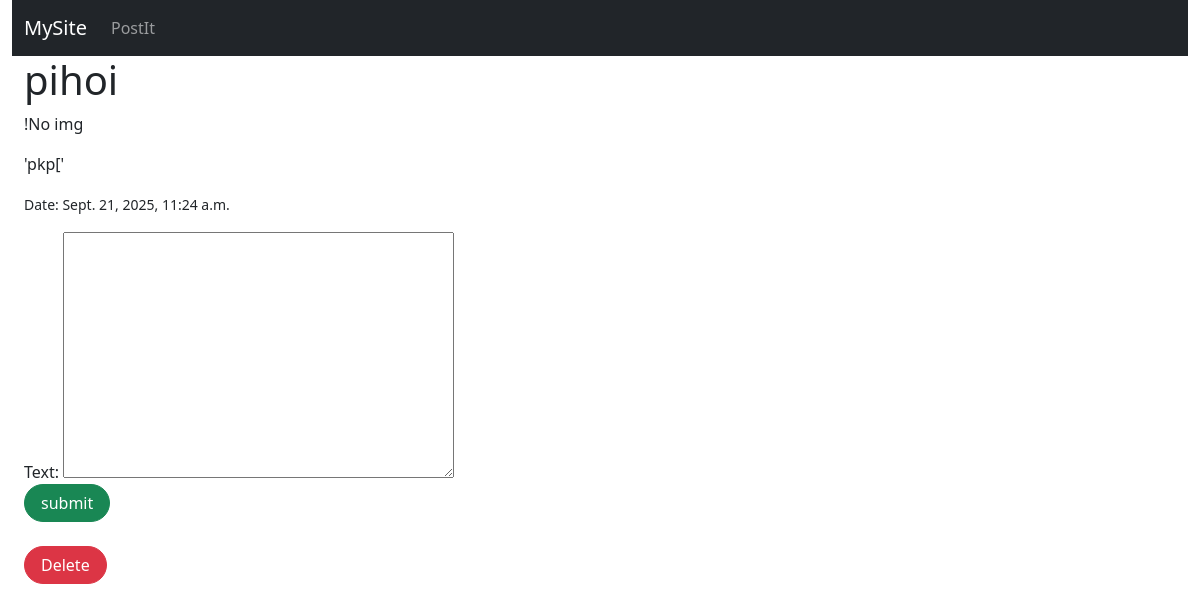
Page /article/1/ (signed in) on the earlier database version.
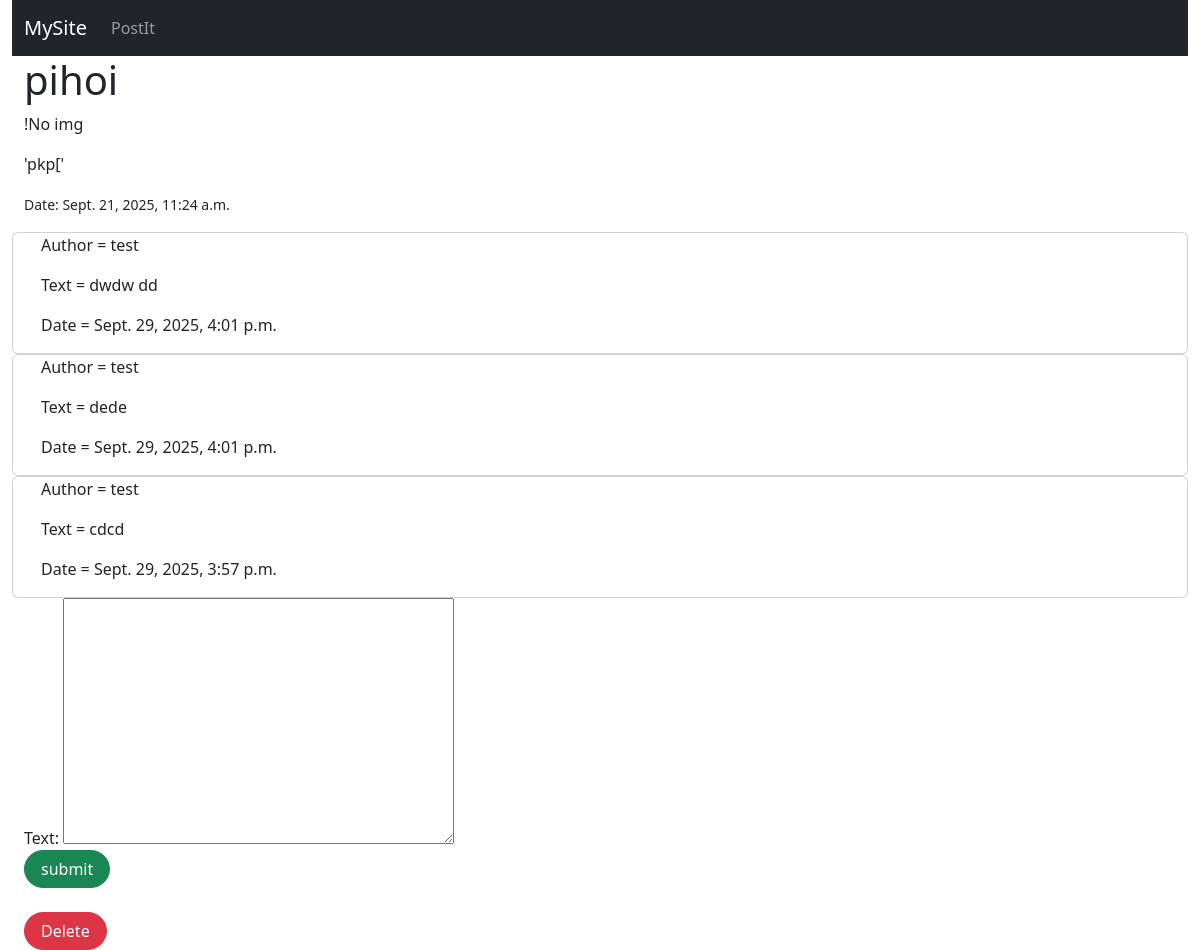
Same page on the later database version.
### main/models.py (models this page shows)
class Comment(models.Model):
    post = models.ForeignKey(Articles, on_delete=models.CASCADE)
    author = models.ForeignKey(User, on_delete=models.CASCADE)
    text = models.TextField()
    created_at = models.DateTimeField(auto_now_add=True)

### main/views.py (the view)
# urls.py: path('article/<int:pk>/', post_detail, name='post_detail'),
@login_required
def post_detail(request, pk):
    post = get_object_or_404(Articles, pk=pk)
    comments = Comment.objects.filter(post=post).order_by('-created_at')
    if request.method == 'POST':
        form = forms.CommentForm(request.POST)
        if form.is_valid():
            comment = form.save(commit=False)
            comment.author = request.user
            comment.post = post
            comment.save()
            return redirect('post_detail', pk=post.pk)
    else:
        form = forms.CommentForm()
    context = {
        'post': post,
        'comments': comments,
        'form': form,
    }
    return render(request, 'post_detail.html', context)

### main/forms.py
class CommentForm(forms.ModelForm):
    class Meta:
        model = models.Comment
        fields = ['text']

### templates/post_detail.html (shortened to what this page needs)
{% extends 'inheritance.html'%}
{% block div %}
<div class="container-fluid">
<h1>{{ post.title }}</h1>
{% if post.image %}
    <img src="{{ post.image.url }}" alt="{{ post.title }}" style="width: 30%;">
{% else %}
    <p>!No img</p>
{% endif %}
<p>{{ post.text }}</p>
<p><small>Date: {{ post.date }}</small></p>
{%for el in comments%}
<div class="row card px-3">
<p>Author = {{el.author}}</p>
<p>Text = {{el.text}}</p>
<p>Date = {{el.created_at}}</p>
</div>
{%endfor%}
<form method="post">
{{form}}
<button action="submit" class="btn btn-success rounded-pill px-3">submit</button>
</form>
<br>
<form action="{% url 'delete-article' pk=post.pk %}" method="post" style="display:inline;">
    <button type="submit" class="btn btn-danger rounded-pill px-3" onclick="return confirm('Delete?')">Delete</button>
</form>
</div>
{%endblock%}

Differences in the rows shown:
added Comment: author "test", text "dwdw dd", created_at "Sept. 29, 2025, 4:01 p.m."
added Comment: author "test", text "dede", created_at "Sept. 29, 2025, 4:01 p.m."
added Comment: author "test", text "cdcd", created_at "Sept. 29, 2025, 3:57 p.m."
